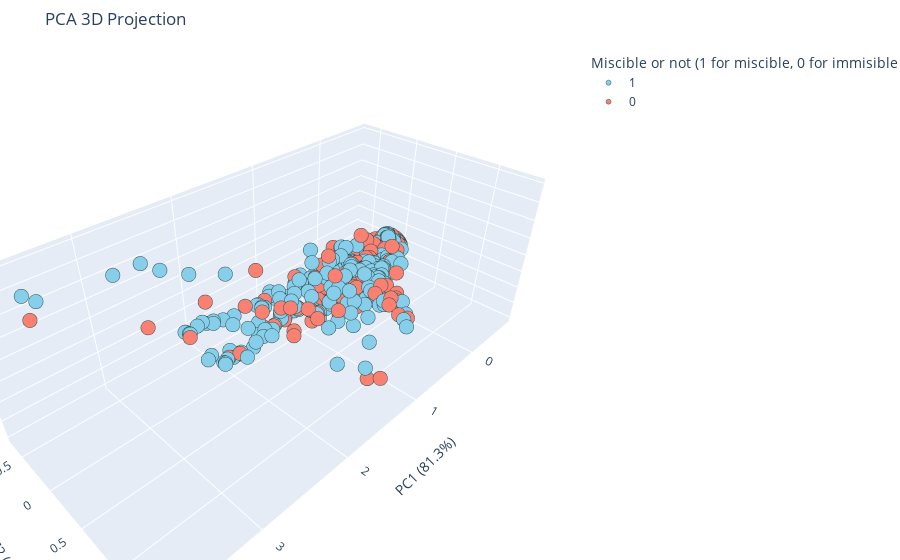

This figure's notebook cell:
### Code cell
X = df_total.iloc[:, 0:-1].values
y = df_total['miscibility'].values

# 2. PCA
pca = PCA(n_components=10)  # Keep more components initially
X_pca = pca.fit_transform(X)

explained_variance = pca.explained_variance_ratio_

# 3. Color mapping for two miscibility types
miscibility_types = df_total['miscibility'].unique()
if len(miscibility_types) != 2:
    print(f"Warning: Found {len(miscibility_types)} unique miscibility types. Ensure there are exactly two for the color mapping.")

colors = ['skyblue', 'salmon']  # Define your two colors
color_dict = dict(zip(miscibility_types, colors))
legends = ['miscible', 'immiscible']
# 4. 2D Scatter Plot
plt.figure(figsize=(8, 6))
for i, surfactant in enumerate(miscibility_types):
    idx = (y == surfactant)
    plt.scatter(X_pca[idx, 0], X_pca[idx, 1],
                color=color_dict[surfactant],
                label=legends[i], alpha=0.7, s=30)

plt.xlabel(f"PC1 ({explained_variance[0]*100:.1f}%)")
plt.ylabel(f"PC2 ({explained_variance[1]*100:.1f}%)")
plt.title('PCA 2D Projection')
plt.legend(bbox_to_anchor=(1.05, 1), loc='upper left')
plt.tight_layout()
plt.show()

# 5. 3D Interactive Scatter Plot
traces = []
for surfactant in miscibility_types:
    idx = (y == surfactant)
    trace = go.Scatter3d(
        x=X_pca[idx, 0],
        y=X_pca[idx, 1],
        z=X_pca[idx, 2],
        mode='markers',
        marker=dict(
            size=5,
            color=color_dict[surfactant],
            line=dict(width=0.5, color='DarkSlateGrey')
        ),
        name=str(surfactant)
    )
    traces.append(trace)

layout = go.Layout(
    title='PCA 3D Projection',
    scene=dict(
        xaxis_title=f'PC1 ({explained_variance[0]*100:.1f}%)',
        yaxis_title=f'PC2 ({explained_variance[1]*100:.1f}%)',
        zaxis_title=f'PC3 ({explained_variance[2]*100:.1f}%)'
    ),
    margin=dict(l=0, r=0, b=0, t=50),
    legend=dict(title='Miscible or not (1 for miscible, 0 for immisible')
)

fig = go.Figure(data=traces, layout=layout)
pio.show(fig)

# 6. Explained Variance Plot (remains the same as it shows overall variance)
plt.figure(figsize=(6, 4))
sns.barplot(x=[f'PC{i+1}' for i in range(10)], y=explained_variance*100, color='skyblue')
plt.ylabel('Explained Variance (%)')
plt.title('PCA Explained Variance')
plt.xticks(rotation=45)
plt.tight_layout()
plt.show()

### Figure 1 — Plotly figure (JSON) as saved in the notebook; plotly's stock layout.template omitted (floating-point values rounded to 4 significant figures; data arrays with more than 128 entries replaced by an {"elided": "..."} marker saying what was removed)
{"data": [{"marker": {"color": "skyblue", "line": {"color": "DarkSlateGrey", "width": 0.5}, "size": 5}, "mode": "markers", "name": "1", "type": "scatter3d", "x": {"elided": "905 float values"}, "y": {"elided": "905 float values"}, "z": {"elided": "905 float values"}}, {"marker": {"color": "salmon", "line": {"color": "DarkSlateGrey", "width": 0.5}, "size": 5}, "mode": "markers", "name": "0", "type": "scatter3d", "x": {"elided": "421 float values"}, "y": {"elided": "421 float values"}, "z": {"elided": "421 float values"}}], "layout": {"legend": {"title": {"text": "Miscible or not (1 for miscible, 0 for immisible"}}, "margin": {"b": 0, "l": 0, "r": 0, "t": 50}, "scene": {"xaxis": {"title": {"text": "PC1 (81.3%)"}}, "yaxis": {"title": {"text": "PC2 (8.7%)"}}, "zaxis": {"title": {"text": "PC3 (3.9%)"}}}, "title": {"text": "PCA 3D Projection"}}}
